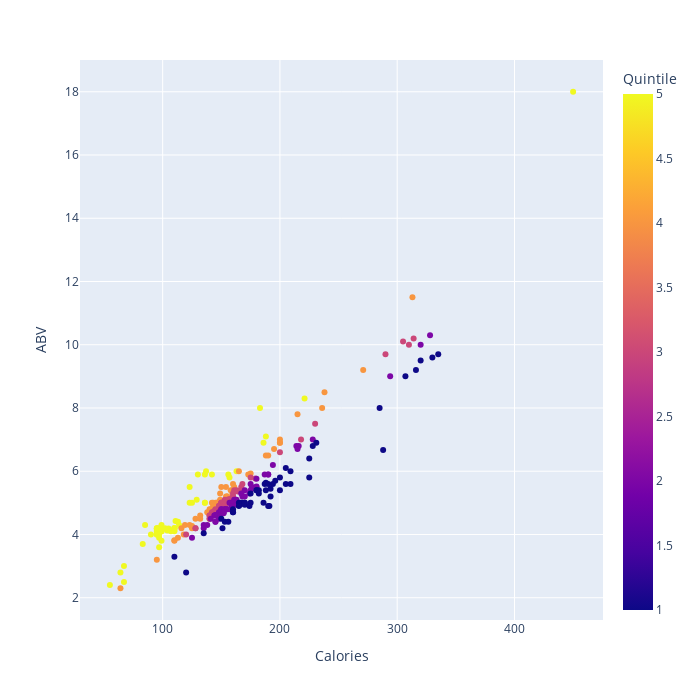

Source (notebook cell):
### Markdown cell above
Interesting little github bug here that carries over to NBViewer. On the web (and only on the web) the ūndecile column is displaying above (or is it?) even though it isn't added to the dataframe until after this next plot. A little foreshadowing or premonition of things to come! Recalculating the entire notebook in order may have fixed it.

### Code cell
# Now color data points by quintiles of ABV/Calories
fig = px.scatter(df, x="Calories", y="ABV",  hover_data=['Brand'], color="Quintile",
                width=700, height=700)
fig.show()

### Figure 1 — Plotly figure (JSON) as saved in the notebook; plotly's stock layout.template omitted (floating-point values rounded to 4 significant figures; data arrays with more than 128 entries replaced by an {"elided": "..."} marker saying what was removed)
{"data": [{"customdata": {"elided": "270x1 str values"}, "hovertemplate": "Calories=%{x}<br>ABV=%{y}<br>Brand=%{customdata[0]}<br>Quintile=%{marker.color}<extra></extra>", "legendgroup": "", "marker": {"color": {"elided": "270 int values"}, "coloraxis": "coloraxis", "symbol": "circle"}, "mode": "markers", "name": "", "orientation": "v", "showlegend": false, "type": "scatter", "x": {"elided": "270 int values"}, "xaxis": "x", "y": {"elided": "270 float values"}, "yaxis": "y"}], "layout": {"coloraxis": {"colorbar": {"title": {"text": "Quintile"}}, "colorscale": [[0, "#0d0887"], [0.1111, "#46039f"], [0.2222, "#7201a8"], [0.3333, "#9c179e"], [0.4444, "#bd3786"], [0.5556, "#d8576b"], [0.6667, "#ed7953"], [0.7778, "#fb9f3a"], [0.8889, "#fdca26"], [1, "#f0f921"]]}, "height": 700, "legend": {"tracegroupgap": 0}, "margin": {"t": 60}, "width": 700, "xaxis": {"anchor": "y", "autorange": true, "domain": [0, 1], "range": [29.5, 475.5], "title": {"text": "Calories"}, "type": "linear"}, "yaxis": {"anchor": "x", "autorange": true, "domain": [0, 1], "range": [1.296, 19.0], "title": {"text": "ABV"}, "type": "linear"}}}
